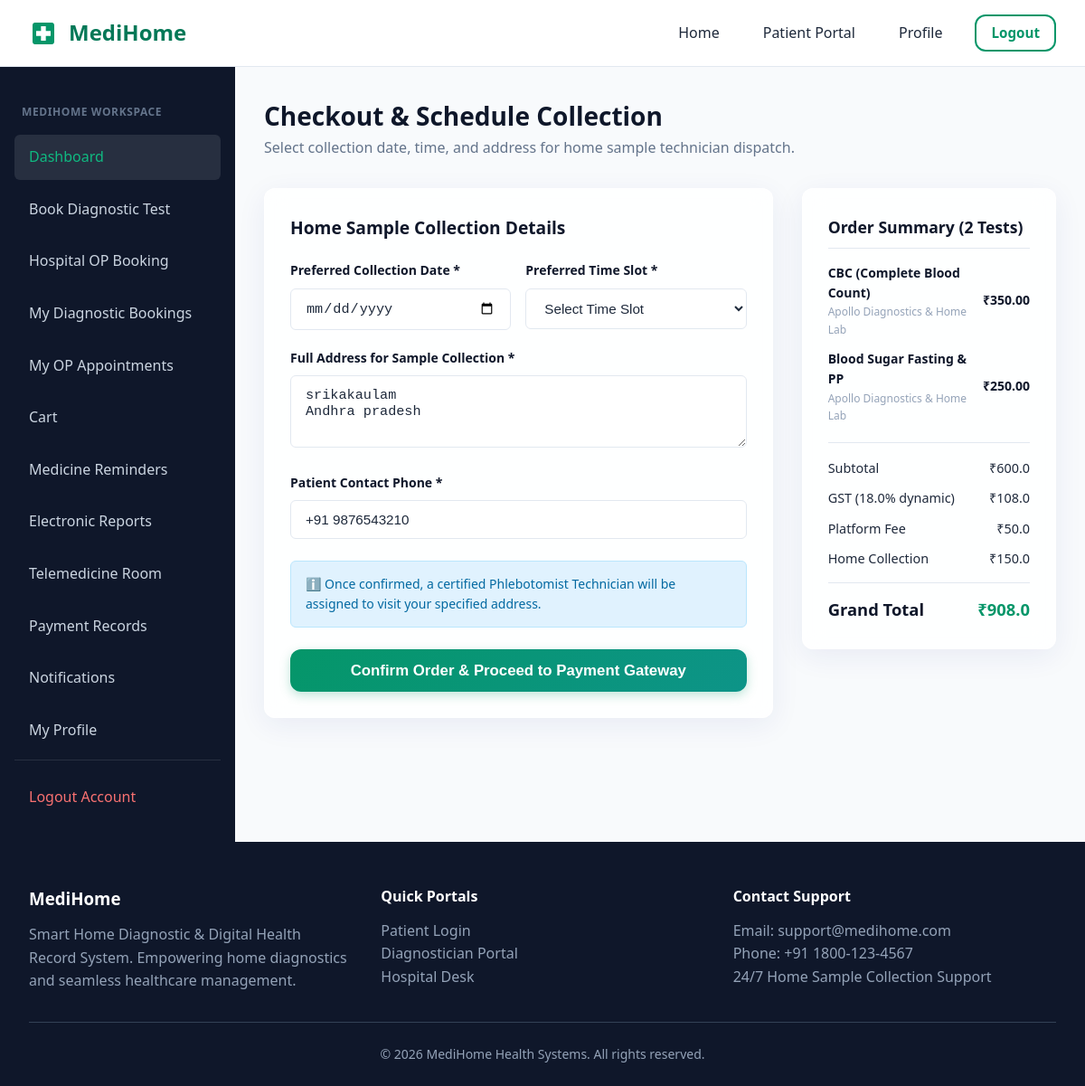
/patients/checkout/ (signed in), run on the app's committed database.
### accounts/models.py (models this page shows, shortened)
class User(AbstractUser):
    class Role(models.TextChoices):
        PATIENT = 'PATIENT', 'Patient'
        DIAGNOSTICIAN = 'DIAGNOSTICIAN', 'Diagnostician'
        HOSPITAL = 'HOSPITAL', 'Hospital'
        ADMIN = 'ADMIN', 'Admin'
    role = models.CharField(max_length=20, choices=Role.choices, default=Role.PATIENT)
    phone_number = models.CharField(max_length=15, blank=True, null=True)
    profile_picture = models.ImageField(upload_to='profiles/', blank=True, null=True)
    address = models.TextField(blank=True, null=True)
    latitude = models.DecimalField(max_digits=9, decimal_places=6, blank=True, null=True)
    longitude = models.DecimalField(max_digits=9, decimal_places=6, blank=True, null=True)
    created_at = models.DateTimeField(auto_now_add=True)
    updated_at = models.DateTimeField(auto_now=True)
    def is_patient(self):
        return self.role == self.Role.PATIENT

### diagnostics/models.py (models this page shows, shortened)
class CartItem(models.Model):
    cart = models.ForeignKey(Cart, on_delete=models.CASCADE, related_name='items')
    test = models.ForeignKey(DiagnosticTest, on_delete=models.CASCADE)
    added_at = models.DateTimeField(auto_now_add=True)
    class Meta:
        unique_together = ('cart', 'test')

class DiagnosticTest(models.Model):
    EXCLUDED_HOME_COLLECTION_TESTS = [
        'mri', 'ct scan', 'pet scan', 'ultrasound', 'x-ray', 'xray',
        'endoscopy', 'colonoscopy', 'eeg'
    ]
    lab = models.ForeignKey(DiagnosticianProfile, on_delete=models.CASCADE, related_name='tests')
    name = models.CharField(max_length=150)
    category = models.CharField(max_length=100, default='General Diagnostics')
    price = models.DecimalField(max_digits=10, decimal_places=2)
    preparation = models.TextField(blank=True, null=True, help_text="e.g. 12 hours fasting required")
    duration_hours = models.PositiveIntegerField(default=24, help_text="Report turnaround time in hours")
    is_home_collection_compatible = models.BooleanField(default=True)
    created_at = models.DateTimeField(auto_now_add=True)

class DiagnosticianProfile(models.Model):
    user = models.OneToOneField(settings.AUTH_USER_MODEL, on_delete=models.CASCADE, related_name='diagnostician_profile')
    lab_name = models.CharField(max_length=150)
    owner_name = models.CharField(max_length=100)
    license_number = models.CharField(max_length=50)
    gst_number = models.CharField(max_length=50)
    nabl_accredited = models.BooleanField(default=False)
    working_hours = models.CharField(max_length=100, default='08:00 AM - 08:00 PM')
    address = models.TextField()
    latitude = models.DecimalField(max_digits=9, decimal_places=6, blank=True, null=True)
    longitude = models.DecimalField(max_digits=9, decimal_places=6, blank=True, null=True)
    logo = models.ImageField(upload_to='lab_logos/', blank=True, null=True)
    is_home_collection_available = models.BooleanField(default=True)
    is_approved_by_admin = models.BooleanField(default=False)
    created_at = models.DateTimeField(auto_now_add=True)

### patients/views.py (the view)
# urls.py: path('checkout/', views.checkout_view, name='checkout'),
@patient_required
def checkout_view(request):
    coupon_code = request.POST.get('coupon_code', '').strip() or request.GET.get('coupon_code', '').strip()
    cart_data = get_cart_calculations(request.user, coupon_code=coupon_code)
    if not cart_data['cart_items'].exists():
        messages.warning(request, "Your cart is empty. Add diagnostic tests before checking out.")
        return redirect('patients:diagnostic_search')
    return render(request, 'patients/checkout.html', cart_data)

### payments/models.py (called while the page is built)
    @classmethod
    def get_settings(cls):
        obj, _ = cls.objects.get_or_create(pk=1)
        return obj

### templates/patients/checkout.html (shortened to what this page needs)
{% extends 'dashboard_base.html' %}
{% block dashboard_content %}
<div class="dashboard-header">
    <div>
        <h2 style="font-size: 1.75rem; color: var(--dark);">Checkout & Schedule Collection</h2>
        <p style="color: var(--text-secondary);">Select collection date, time, and address for home sample technician dispatch.</p>
    </div>
</div>
<div style="display: grid; grid-template-columns: 2fr 1fr; gap: 2rem;">
    <div class="glass-card">
        <h3 style="font-size: 1.2rem; color: var(--dark); margin-bottom: 1.25rem;">Home Sample Collection Details</h3>
        <form method="POST" action="." class="needs-validation">
            <div style="display: grid; grid-template-columns: 1fr 1fr; gap: 1rem;">
                <div class="form-group">
                    <label class="form-label">Preferred Collection Date *</label>
                    <input type="date" name="collection_date" class="form-control" required min="2026-07-31">
                </div>
                <div class="form-group">
                    <label class="form-label">Preferred Time Slot *</label>
                    <select name="collection_time" class="form-control" required>
                        <option value="">Select Time Slot</option>
                    </select>
                </div>
            </div>
            <div class="form-group">
                <label class="form-label">Full Address for Sample Collection *</label>
                <textarea name="address" class="form-control" rows="3" required placeholder="Flat/House No, Building Name, Street, Landmark, Pincode">{{ user.address }}</textarea>
            </div>
            <div class="form-group">
                <label class="form-label">Patient Contact Phone *</label>
                <input type="text" name="phone_number" class="form-control" value="{{ user.phone_number }}" required>
            </div>
            <div style="background: #e0f2fe; color: #0369a1; padding: 0.85rem 1rem; border-radius: var(--radius-sm); border: 1px solid #bae6fd; font-size: 0.875rem; margin: 1.5rem 0;">
                ℹ️ Once confirmed, a certified Phlebotomist Technician will be assigned to visit your specified address.
            </div>
            <button type="submit" class="btn btn-primary" style="width: 100%; padding: 0.85rem; font-size: 1.05rem;">
                Confirm Order & Proceed to Payment Gateway
            </button>
        </form>
    </div>
    <div>
        <div class="glass-card">
            <h3 style="font-size: 1.1rem; color: var(--dark); margin-bottom: 1rem; border-bottom: 1px solid var(--border); padding-bottom: 0.5rem;">
                Order Summary ({{ cart_items.count }} Tests)
            </h3>
            <div style="display: flex; flex-direction: column; gap: 0.75rem; font-size: 0.875rem; margin-bottom: 1.25rem;">
                {% for item in cart_items %}
                <div style="display: flex; justify-content: space-between; align-items: center;">
                    <div>
                        <div style="font-weight: 600; color: var(--dark);">{{ item.test.name }}</div>
                        <div style="font-size: 0.75rem; color: var(--text-muted);">{{ item.test.lab.lab_name }}</div>
                    </div>
                    <strong style="color: var(--dark);">₹{{ item.test.price }}</strong>
                </div>
                {% endfor %}
            </div>
            <div style="border-top: 1px solid var(--border); padding-top: 1rem; display: flex; flex-direction: column; gap: 0.65rem; font-size: 0.9rem;">
                <div style="display: flex; justify-content: space-between;">
                    <span>Subtotal</span>
                    <span>₹{{ subtotal }}</span>
                </div>
                <div style="display: flex; justify-content: space-between;">
                    <span>GST ({{ gst_percentage }}% dynamic)</span>
                    <span>₹{{ gst_amount }}</span>
                </div>
                <div style="display: flex; justify-content: space-between;">
                    <span>Platform Fee</span>
                    <span>₹{{ platform_fee }}</span>
                </div>
                <div style="display: flex; justify-content: space-between;">
                    <span>Home Collection</span>
                    <span>₹{{ home_collection_fee }}</span>
                </div>
                <hr style="border: none; border-top: 1px solid var(--border); margin: 0.25rem 0;">
                <div style="display: flex; justify-content: space-between; font-size: 1.15rem; font-weight: 800; color: var(--dark);">
                    <span>Grand Total</span>
                    <span style="color: var(--primary);">₹{{ grand_total }}</span>
                </div>
            </div>
        </div>
    </div>
</div>
{% endblock %}

### static/css/style.css (style rules this page uses)
:root { --primary: #059669; --primary-hover: #047857; --primary-light: #d1fae5; --secondary: #0d9488; --accent: #10b981; --dark: #0f172a; --dark-surface: #1e293b; --text-primary: #1e293b; --text-secondary: #64748b; --text-muted: #94a3b8; --bg-light: #f8fafc; --white: #ffffff; --border: #e2e8f0; --shadow-sm: 0 1px 2px 0 rgba(0, 0, 0, 0.05); --shadow-md: 0 4px 6px -1px rgba(0, 0, 0, 0.1), 0 2px 4px -1px rgba(0, 0, 0, 0.06); --shadow-lg: 0 10px 15px -3px rgba(0, 0, 0, 0.1), 0 4px 6px -2px rgba(0, 0, 0, 0.05); --glass-bg: rgba(255, 255, 255, 0.85); --glass-border: rgba(255, 255, 255, 0.6); --glass-shadow: 0 8px 32px 0 rgba(31, 38, 135, 0.07); --radius-sm: 6px; --radius-md: 12px; --radius-lg: 20px; --transition: all 0.25s cubic-bezier(0.4, 0, 0.2, 1); }
* { margin: 0; padding: 0; box-sizing: border-box; }
body { font-family: system-ui, -apple-system, BlinkMacSystemFont, 'Segoe UI', Roboto, Oxygen, Ubuntu, Cantarell, 'Open Sans', 'Helvetica Neue', sans-serif; background-color: var(--bg-light); color: var(--text-primary); line-height: 1.6; min-height: 100vh; display: flex; flex-direction: column; }
.glass-card { background: var(--glass-bg); backdrop-filter: blur(12px); -webkit-backdrop-filter: blur(12px); border: 1px solid var(--glass-border); box-shadow: var(--glass-shadow); border-radius: var(--radius-md); padding: 1.75rem; transition: var(--transition); }
.btn { display: inline-flex; align-items: center; justify-content: center; gap: 0.5rem; padding: 0.75rem 1.5rem; font-size: 0.95rem; font-weight: 600; border-radius: var(--radius-md); border: none; cursor: pointer; transition: var(--transition); }
.btn-primary { background: linear-gradient(135deg, var(--primary) 0%, var(--secondary) 100%); color: var(--white); box-shadow: 0 4px 12px rgba(5, 150, 105, 0.25); }

### static/css/components.css (style rules this page uses)
.form-group { margin-bottom: 1.25rem; }
.form-label { display: block; font-size: 0.875rem; font-weight: 600; margin-bottom: 0.5rem; color: var(--dark); }
.form-control { width: 100%; padding: 0.75rem 1rem; font-size: 0.95rem; border: 1px solid var(--border); border-radius: var(--radius-sm); background: var(--white); color: var(--text-primary); transition: var(--transition); }

### static/css/dashboard.css (style rules this page uses)
.dashboard-header { display: flex; justify-content: space-between; align-items: center; margin-bottom: 2rem; }

### data on the page
User: address "srikakaulam Andhra pradesh", phone_number "+91 9876543210"
CartItem: test.name "CBC (Complete Blood Count)", test.lab.lab_name "Apollo Diagnostics & Home Lab", test.price "350.00"
CartItem: test.name "Blood Sugar Fasting & PP", test.lab.lab_name "Apollo Diagnostics & Home Lab", test.price "250.00"

### other printed values
{{ cart_items.count }} "2"
{{ subtotal }} "600.0"
{{ gst_percentage }} "18.0"
{{ gst_amount }} "108.0"
{{ platform_fee }} "50.0"
{{ home_collection_fee }} "150.0"
{{ grand_total }} "908.0"
